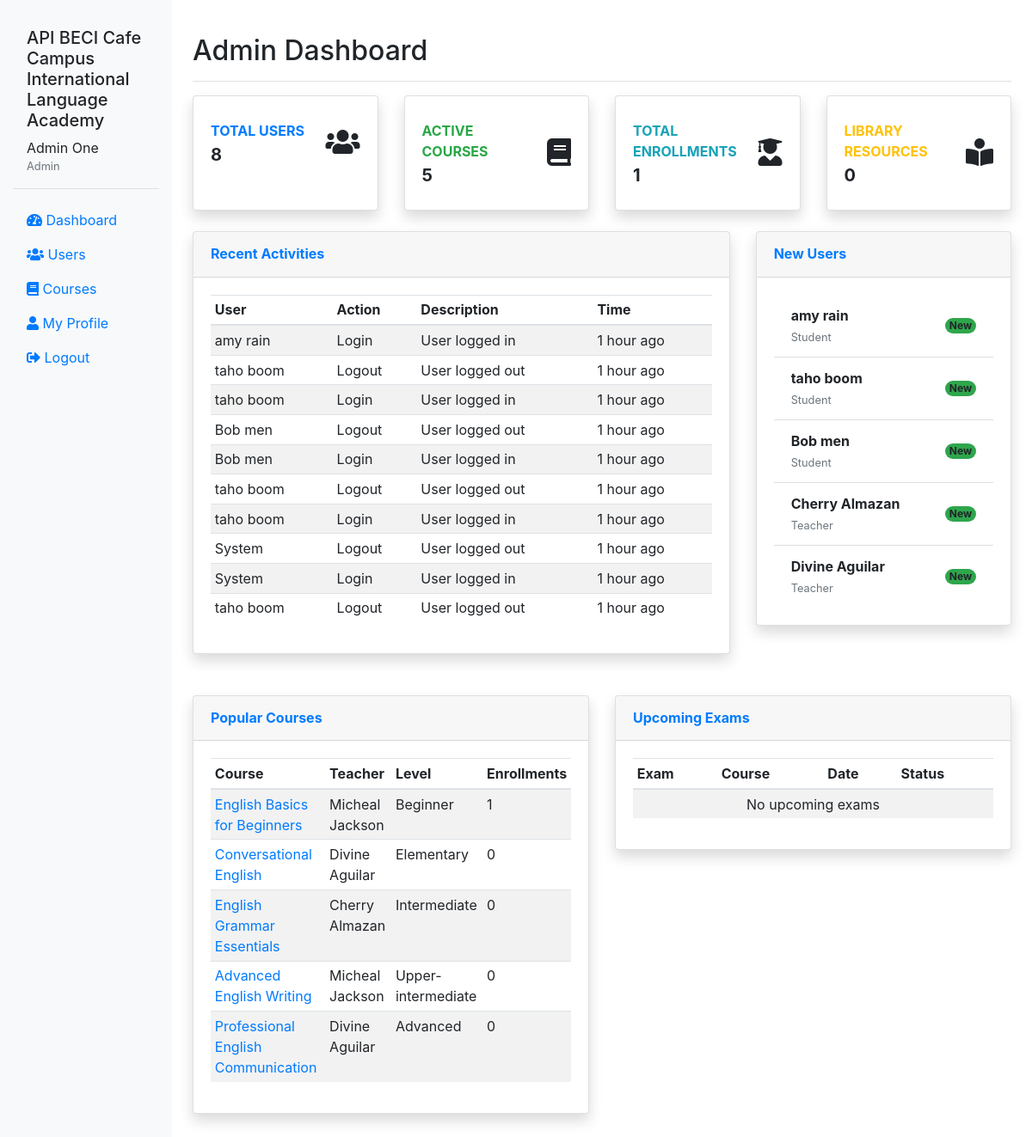
/admin/index.php (signed in), run on the app's committed database.
### tables this page shows
CREATE TABLE `users` (
  `user_id` int(11) NOT NULL,
  `username` varchar(50) NOT NULL,
  `password` varchar(255) NOT NULL,
  `email` varchar(100) NOT NULL,
  `first_name` varchar(50) NOT NULL,
  `last_name` varchar(50) NOT NULL,
  `role` enum('admin','teacher','student','librarian') NOT NULL,
  `profile_picture` varchar(255) DEFAULT NULL,
  `bio` text DEFAULT NULL,
  `date_registered` datetime DEFAULT current_timestamp(),
  `last_login` datetime DEFAULT NULL,
  `status` enum('active','inactive','suspended') DEFAULT 'active',
  `reset_token` varchar(255) DEFAULT NULL,
  `reset_expires` datetime DEFAULT NULL
);

CREATE TABLE `activity_logs` (
  `log_id` int(11) NOT NULL,
  `user_id` int(11) DEFAULT NULL,
  `action` varchar(100) NOT NULL,
  `entity_type` varchar(50) DEFAULT NULL COMMENT 'Table or module affected',
  `entity_id` int(11) DEFAULT NULL COMMENT 'ID of the record affected',
  `description` text DEFAULT NULL,
  `ip_address` varchar(45) DEFAULT NULL,
  `user_agent` text DEFAULT NULL,
  `created_at` datetime DEFAULT current_timestamp()
);

CREATE TABLE `courses` (
  `course_id` int(11) NOT NULL,
  `course_code` varchar(20) NOT NULL,
  `title` varchar(100) NOT NULL,
  `description` text DEFAULT NULL,
  `level` enum('beginner','elementary','intermediate','upper-intermediate','advanced','proficiency') NOT NULL,
  `credits` int(11) DEFAULT 1,
  `duration` int(11) DEFAULT NULL COMMENT 'Duration in weeks',
  `creator_id` int(11) NOT NULL COMMENT 'Teacher who created the course',
  `status` enum('active','inactive') DEFAULT 'active' COMMENT 'If inactive, only visible to creator',
  `created_at` datetime DEFAULT current_timestamp(),
  `updated_at` datetime DEFAULT NULL ON UPDATE current_timestamp()
);

### admin/index.php (the view, shortened to what the rows shown need)
<?php
require_once '../includes/db.php';
require_once '../includes/functions.php';
require_once '../includes/auth.php';
if (!Auth::isLoggedIn() || !Auth::hasRole('admin')) {
    setFlashMessage('error', 'You do not have permission to access this page');
    redirect('../user/login.php');
}
$recentActivities = db()->fetchAll(
    "SELECT al.*, u.username, u.first_name, u.last_name
     FROM activity_logs al
     LEFT JOIN users u ON al.user_id = u.user_id
     ORDER BY al.created_at DESC LIMIT 10"
);
$newUsers = db()->fetchAll(
    "SELECT user_id, username, first_name, last_name, email, role, date_registered
     FROM users
     ORDER BY date_registered DESC LIMIT 5"
);
$popularCourses = db()->fetchAll(
    "SELECT c.*,
  COUNT(e.enrollment_id) AS enrollment_count,
  u.first_name,
  u.last_name
FROM courses c
LEFT JOIN enrollments e ON c.course_id = e.course_id
LEFT JOIN course_teachers ct ON c.course_id = ct.course_id
LEFT JOIN users u ON ct.teacher_id = u.user_id
GROUP BY c.course_id
ORDER BY enrollment_count DESC
LIMIT 5;
"
);
?>
<!DOCTYPE html>
<html lang="en">
<head>
    <link rel="stylesheet" href="https://stackpath.bootstrapcdn.com/bootstrap/4.5.2/css/bootstrap.min.css">
    <link rel="stylesheet" href="https://cdnjs.cloudflare.com/ajax/libs/font-awesome/5.15.1/css/all.min.css">
    <link rel="stylesheet" href="../public/assets/style.css">
</head>
<body>
    <div class="container-fluid">
        <div class="row">
            <?php include '../includes/sidebar.php'; ?>
            <main class="col-md-9 ms-sm-auto col-lg-10 px-md-4 py-4">
                <div class="d-flex justify-content-between flex-wrap flex-md-nowrap align-items-center pt-3 pb-2 mb-3 border-bottom">
                    <h1 class="h2">Admin Dashboard</h1>
                </div>
                <div class="row">
                    <div class="col-lg-8 mb-4">
                        <div class="card shadow mb-4">
                            <div class="card-body">
                                <div class="table-responsive">
                                    <table class="table table-striped table-sm">
                                        <thead>
                                            <tr>
                                                <th>User</th>
                                                <th>Action</th>
                                                <th>Description</th>
                                                <th>Time</th>
                                            </tr>
                                        </thead>
                                        <tbody>
                                            <?php foreach ($recentActivities as $activity): ?>
                                                <tr>
                                                    <td>
                                                        <?php if ($activity['user_id']): ?>
                                                            <?php echo $activity['first_name'] . ' ' . $activity['last_name']; ?>
                                                        <?php else: ?>
                                                            System
                                                        <?php endif; ?>
                                                    </td>
                                                    <td><?php echo ucfirst($activity['action']); ?></td>
                                                    <td><?php echo $activity['description']; ?></td>
                                                    <td><?php echo timeElapsed($activity['created_at']); ?></td>
                                                </tr>
                                            <?php endforeach; ?>
                                        </tbody>
                                    </table>
                                </div>
                            </div>
                        </div>
                    </div>
                    <div class="col-lg-4 mb-4">
                        <div class="card shadow mb-4">
                            <div class="card-body">
                                <ul class="list-group list-group-flush">
                                    <?php foreach ($newUsers as $user): ?>
                                        <li class="list-group-item d-flex justify-content-between align-items-center">
                                            <div>
                                                <strong><?php echo $user['first_name'] . ' ' . $user['last_name']; ?></strong>
                                                <br>
                                                <small class="text-muted"><?php echo ucfirst($user['role']); ?></small>
                                            </div>
                                            <span class="badge bg-primary rounded-pill" title="Registered <?php echo timeElapsed($user['date_registered']); ?>">
                                                New
                                            </span>
                                        </li>
                                    <?php endforeach; ?>
                                </ul>
                            </div>
                        </div>
                    </div>
                </div>
                <div class="row">
                    <div class="col-lg-6 mb-4">
                        <div class="card shadow mb-4">
                            <div class="card-body">
                                <div class="table-responsive">
                                    <table class="table table-striped table-sm">
                                        <thead>
                                            <tr>
                                                <th>Course</th>
                                                <th>Teacher</th>
                                                <th>Level</th>
                                                <th>Enrollments</th>
                                            </tr>
                                        </thead>
                                        <tbody>
                                            <?php foreach ($popularCourses as $course): ?>
                                                <tr>
                                                    <td>
                                                        <a href="../admin/courses/view.php?id=<?php echo $course['course_id']; ?>">
                                                            <?php echo $course['title']; ?>
                                                        </a>
                                                    </td>
                                                    <td><?php echo $course['first_name'] . ' ' . $course['last_name']; ?></td>
                                                    <td><?php echo ucfirst($course['level']); ?></td>
                                                    <td><?php echo $course['enrollment_count']; ?></td>
                                                </tr>
                                            <?php endforeach; ?>
                                        </tbody>
                                    </table>
                                </div>
                            </div>
                        </div>
                    </div>
                    <div class="col-lg-6 mb-4">
                        <div class="card shadow mb-4">
                            <div class="card-body">
                                <div class="table-responsive">
                                    <table class="table table-striped table-sm">
                                        <thead>
                                            <tr>
                                                <th>Exam</th>
                                                <th>Course</th>
                                                <th>Date</th>
                                                <th>Status</th>
                                            </tr>
                                        </thead>
                                    </table>
                                </div>
                            </div>
                        </div>
                    </div>
                </div>
            </main>
        </div>
    </div>
</body>
</html>

### includes/sidebar.php (shortened to what the rows shown need)
<?php
$user = Auth::getCurrentUser();
?>
<nav id="sidebar" class="col-md-3 col-lg-2 d-md-block bg-light sidebar collapse">
    <div class="position-sticky pt-3">
        <div class="sidebar-header p-3 mb-3 border-bottom">
            <div class="user-info">
                <div>
                    <?php echo $user['first_name'] . ' ' . $user['last_name']; ?>
                    <small class="d-block text-muted"><?php echo ucfirst($user['role']); ?></small>
                </div>
            </div>
        </div>
    </div>
</nav>

### data on the page
users: first_name "Admin", last_name "One", role "Admin"
activity_logs: user.first_name "amy", user.last_name "rain", action "Login", description "User logged in", created_at "1 hour ago"
activity_logs: user.first_name "taho", user.last_name "boom", action "Logout", description "User logged out", created_at "1 hour ago"
activity_logs: user.first_name "taho", user.last_name "boom", action "Login", description "User logged in", created_at "1 hour ago"
activity_logs: user.first_name "Bob", user.last_name "men", action "Logout", description "User logged out", created_at "1 hour ago"
activity_logs: user.first_name "Bob", user.last_name "men", action "Login", description "User logged in", created_at "1 hour ago"
activity_logs: user.first_name "taho", user.last_name "boom", action "Logout", description "User logged out", created_at "1 hour ago"
activity_logs: user.first_name "taho", user.last_name "boom", action "Login", description "User logged in", created_at "1 hour ago"
activity_logs: shows "System", action "Logout", description "User logged out", created_at "1 hour ago"
activity_logs: shows "System", action "Login", description "User logged in", created_at "1 hour ago"
activity_logs: user.first_name "taho", user.last_name "boom", action "Logout", description "User logged out", created_at "1 hour ago"
users: first_name "amy", last_name "rain", role "Student"
users: first_name "taho", last_name "boom", role "Student"
users: first_name "Bob", last_name "men", role "Student"
users: first_name "Cherry", last_name "Almazan", role "Teacher"
users: first_name "Divine", last_name "Aguilar", role "Teacher"
courses: title "English Basics for Beginners", first_name "Micheal", last_name "Jackson", level "Beginner", enrollment_count "1"
courses: title "Conversational English", first_name "Divine", last_name "Aguilar", level "Elementary", enrollment_count "0"
courses: title "English Grammar Essentials", first_name "Cherry", last_name "Almazan", level "Intermediate", enrollment_count "0"
courses: title "Advanced English Writing", first_name "Micheal", last_name "Jackson", level "Upper-intermediate", enrollment_count "0"
courses: title "Professional English Communication", first_name "Divine", last_name "Aguilar", level "Advanced", enrollment_count "0"

### other printed values
APP_NAME "API BECI Cafe Campus International Language Academy"
$stats['total_users'] "8"
$stats['active_courses'] "5"
$stats['total_enrollments'] "1"
$stats['total_resources'] "0"
